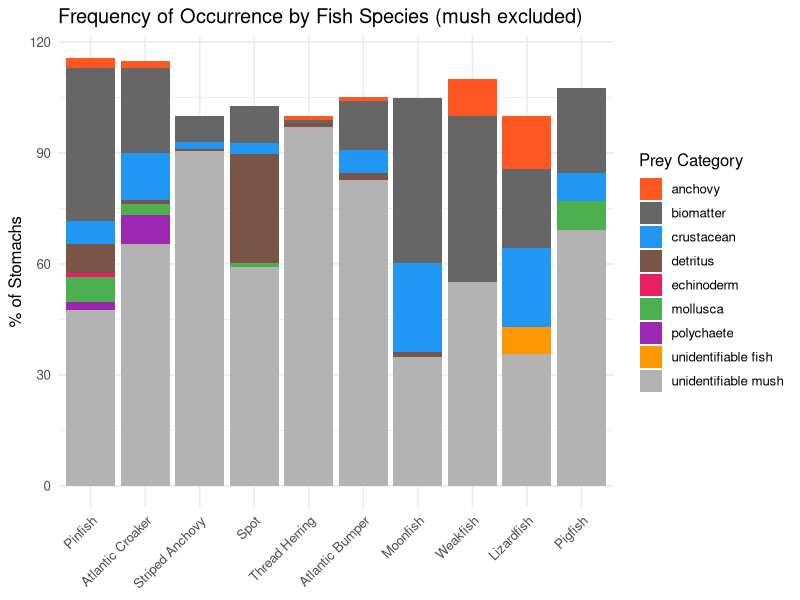
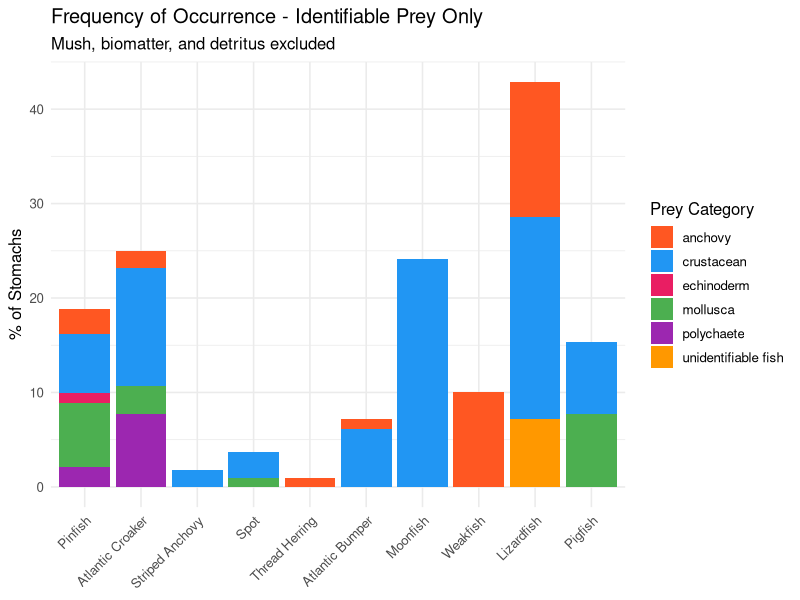
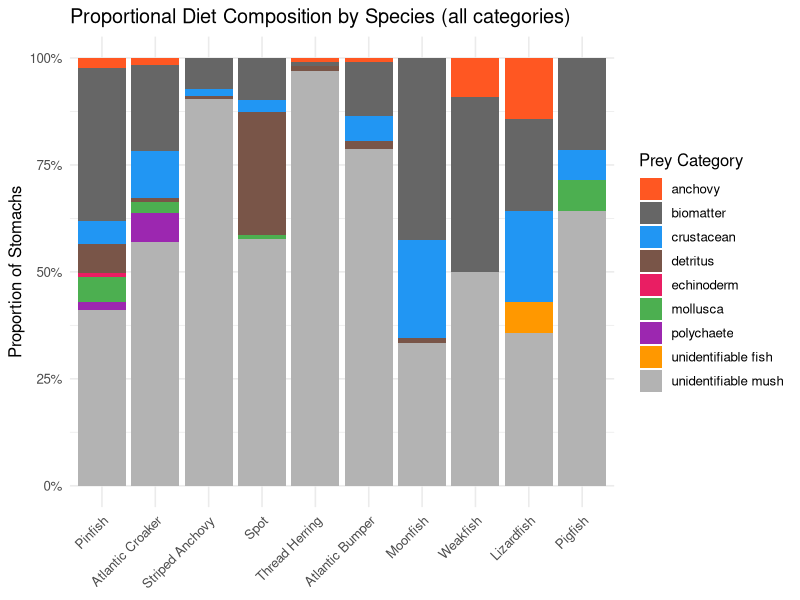
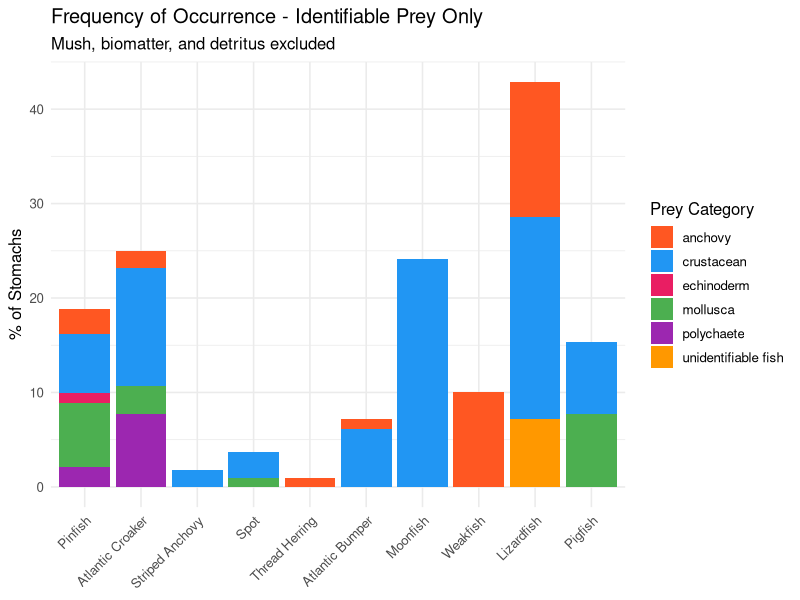
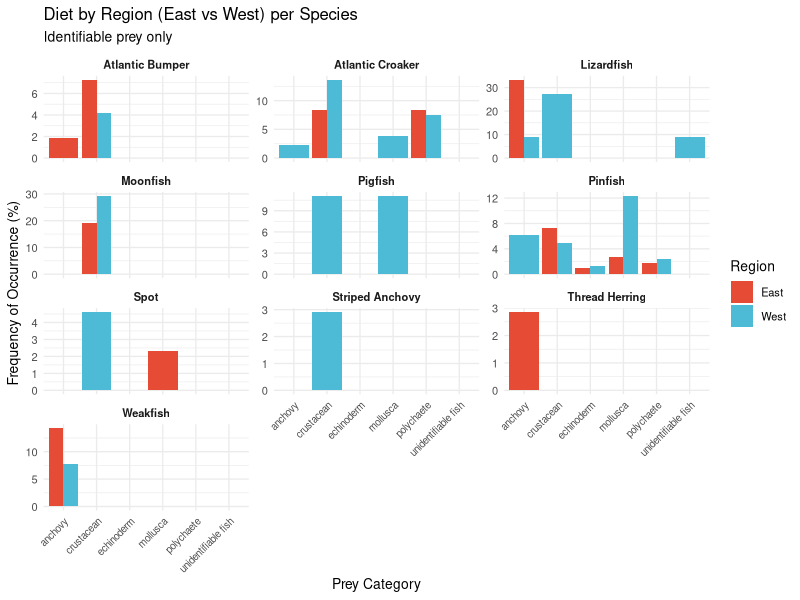
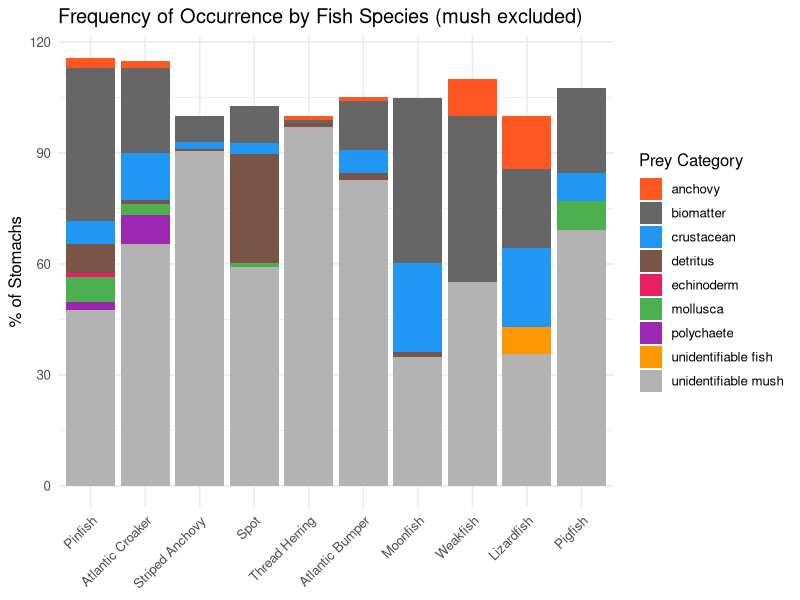
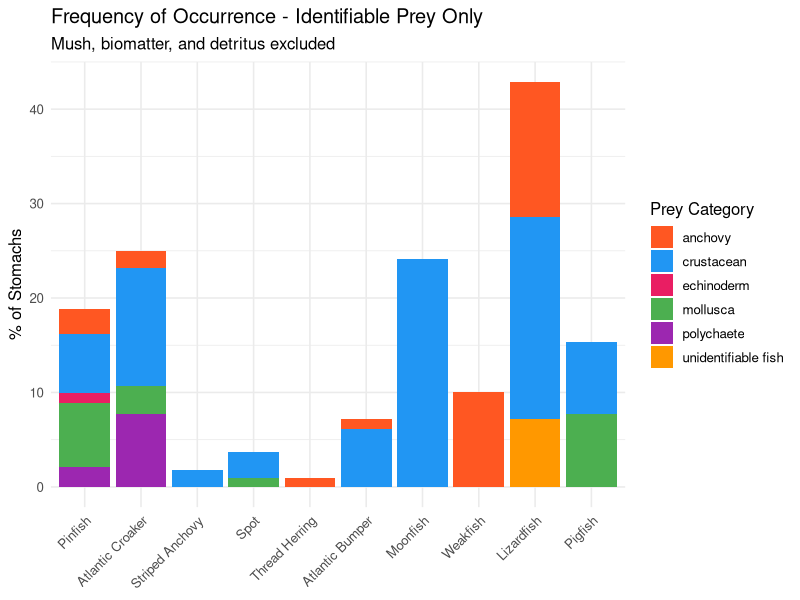
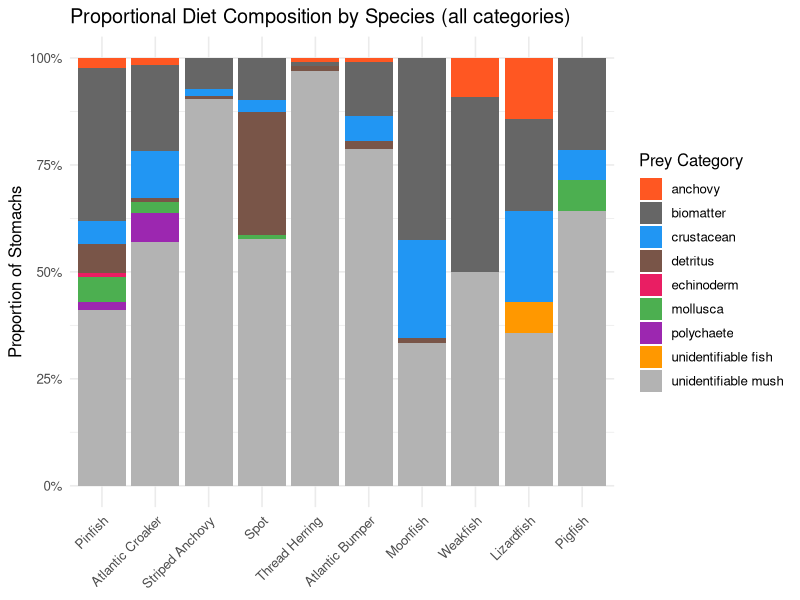

The R source for these figures, in order: (Note: this script raises an error after producing the figures.)
# ============================================================
# BOEM Gut Content Analysis
# ============================================================


# ------------------------------------------------------------
# upkeep
# ------------------------------------------------------------
library(tidyverse)


# ============================================================
# 1. load data
# ============================================================
df_raw <- read.csv("BOEM_GC_Analysis(Sheet1).csv")

glimpse(df_raw)
#bc my computer is being ridiculous 
df_raw$Fish.Species[df_raw$Fish.ID == "LIZ020"]   <- "Lizardfish"
df_raw$Fish.Species[df_raw$Fish.ID == "ATB046gc"]  <- "Atlantic Bumper"
df_raw$Fish.Species[df_raw$Fish.ID == "PIN 173"]   <- "Pinfish"


# ============================================================
# 2. data cleanin
# ============================================================
df <- df_raw %>%
  rename(
    project          = Project,
    dissection_date  = Disection.Date,
    dissector        = Name,
    fish_species     = Fish.Species,
    fish_id          = Fish.ID,
    stomach_id       = Stomach.ID,
    site             = Site,
    collection_date  = Collection.Date,
    prey_common_name = Prey.Common.Name,
    prey_wet_weight  = Prey.Wet.Weight..g.,
    prey_category    = Prey,
    n_prey           = X..Prey,
    prey_condition   = Prey.Conditions..1.5.,
    notes            = Notes
  )


# ============================================================
# 3. DROP ROWS WHERE PREY HASN'T BEEN ENTERED YET
#
# some rows have a blank Prey column because the data is still
# being updated. this removes them for now so they don't interfere
# with any analyses. check for: actual NA, empty string "",
# or whitespace-only strings like "  ".

# ============================================================
cat("Rows before removing blank prey:", nrow(df), "\n")

df <- df %>%
  mutate(
    # Trim whitespace first, then convert empty strings to NA
    prey_category = str_trim(prey_category),
    prey_category = na_if(prey_category, "")
  ) %>%
  # Now drop any row where prey_category is NA (blank/not entered)
  filter(!is.na(prey_category))

cat("Rows after removing blank prey: ", nrow(df), "\n")
cat("Rows dropped:                   ", nrow(df_raw) - nrow(df), "\n")


# ============================================================
# 4. handling multi-prey stomachs
#
# if a stomach contains multiple different prey items they
# are recorded as separate rows with the same fish_id but
# different stomach_id suffixes: gc1, gc2, gc3 etc.
# for example:
#   PIN082  PIN082gc1  shell
#   PIN082  PIN082gc2  anchovy
# These are both from the same individual fish PIN082.
#
# create a clean base_fish_id
# column that strips the gc1/gc2/gc3 suffix from stomach_id
# and just uses fish_id directly - this is already the unique
# individual identifier we need.
#
# The stomach_id column (gc1/gc2/gc3) just tells us it's a
# separate prey item from the same stomach - we keep it for
# reference but use fish_id for all grouping operations.
#
# ============================================================
df <- df %>%
  mutate(
    # fish_id is already the individual fish identifier
    # we just clean it up (trim whitespace) to be safe
    fish_id = str_trim(fish_id),
    
    # Create a clean individual ID by also stripping any
    # trailing numbers from stomach_id just in case
    # (e.g. "PIN082gc1" --> "PIN082gc", same individual as "PIN082gc2")
    stomach_id_base = str_remove(stomach_id, "[0-9]+$")
  )

# Verify: show an example of a multi-prey individual
# You should see the same fish_id appearing multiple times
df %>%
  filter(fish_id == "PIN082") %>%
  select(fish_id, stomach_id, stomach_id_base, prey_category)


# ============================================================
# 5. cleaning up weights 
#
# weight column contains mixed values:
#   "<0.1"  = below detection limit --> substitute 0.05
#             (half the detection limit, standard practice)
#   "<0.2"  = same logic            --> substitute 0.1
#   ">0.1"  = above threshold       --> substitute 0.1
#   "-"     = missing/not recorded  --> NA
#   numbers = actual measurements   --> keep as-is
#
# for now, i am using half the stated limit for all "<" values, e.g.:
#   <0.1 --> 0.05, <0.2 --> 0.1, <0.3 --> 0.15
# ============================================================
df <- df %>%
  mutate(
    weight_raw = str_trim(as.character(prey_wet_weight)),
    prey_wet_weight_g = case_when(
      # Strip "<" and divide by 2 (half the detection limit)
      str_detect(weight_raw, "^<")       ~ as.numeric(str_remove(weight_raw, "<")) / 2,
      # Strip ">" and use value as-is
      str_detect(weight_raw, "^>")       ~ as.numeric(str_remove(weight_raw, ">")),
      # Dashes = genuinely missing data
      weight_raw %in% c("-", " - ", "") ~ NA_real_,
      # Everything else: convert directly to numeric
      TRUE ~ suppressWarnings(as.numeric(weight_raw))
    )
  ) %>%
  select(-weight_raw)

# Sanity check "-"
df %>%
  filter(is.na(prey_wet_weight_g)) %>%
  count(prey_wet_weight)


# ============================================================
# 6. standardizing prey names (shouldve done this before but whatever)
#
# The Prey column has inconsistent naming due to:
#   - trailing spaces ("crustacean " vs "crustacean")
#   - typos ("crustcacean", "polycheate", "biomattter")
#   - multiple names for the same thing
#
# ============================================================
df <- df %>%
  mutate(
    prey_category_clean = str_trim(tolower(prey_category)),
    prey_category_clean = case_when(
      prey_category_clean %in% c("crustcacean", "crustcean", "crustacean based biomatter") ~ "crustacean",
      prey_category_clean %in% c("mollusc", "molusca", "squid (mollusca)")                ~ "mollusca",
      prey_category_clean %in% c("biomattter", "biomatter, very weird bone thing")        ~ "biomatter",
      prey_category_clean == "polycheate"                                                  ~ "polychaete",
      prey_category_clean == "detritus + maybe a shell"                                    ~ "detritus",
      prey_category_clean == "unidentifiable fish?"                                        ~ "unidentifiable fish",
      prey_category_clean == "striped anchovy"                                             ~ "anchovy",
      TRUE ~ prey_category_clean
    )
  )

# Verify - should now show only clean category names
df %>% count(prey_category_clean, sort = TRUE)

# ============================================================
# 7. more cleaning + remove nas 
#
# A few rows have "Not found" as the species - these are fish
# that couldn't be identified, so we remove them.
# ============================================================
df <- df %>%
  mutate(
    fish_species = str_trim(fish_species),
    fish_species = na_if(fish_species, "Not found")
  )

# Count NAs in key columns before dropping
df %>% summarise(
  na_species   = sum(is.na(fish_species)),
  na_weight    = sum(is.na(prey_wet_weight_g)),
  na_category  = sum(is.na(prey_category_clean)),
  na_site      = sum(is.na(site))
)

# Drop rows with unknown fish species
df_clean <- df %>%
  filter(!is.na(fish_species))

# Flag rows with/without valid weight
# We keep both - rows without weights still count for FOO
df_clean <- df_clean %>%
  mutate(has_weight = !is.na(prey_wet_weight_g))

cat("Total rows after cleaning:", nrow(df_clean), "\n")
cat("Rows with valid weights:  ", sum(df_clean$has_weight), "\n")
cat("Unique fish species:      ", n_distinct(df_clean$fish_species), "\n")
cat("Unique individual fish:   ", n_distinct(df_clean$fish_id), "\n")


# ============================================================
# 8. site codes
#
# Site codes are [E/W][I/O][1/2/3]:
#   
# ============================================================
df_clean <- df_clean %>%
  mutate(
    site     = str_trim(toupper(site)),
    region   = case_when(
      str_starts(site, "E") ~ "East",
      str_starts(site, "W") ~ "West",
      TRUE ~ NA_character_
    ),
    position = case_when(
      str_detect(site, "I") ~ "Inner",
      str_detect(site, "O") ~ "Outer",
      TRUE ~ NA_character_
    ),
    station  = str_extract(site, "[0-9]+")
  )


# ============================================================
# 9. FREQUENCY OF OCCURRENCE (FOO) - ALL PREY
#
# FOO = the % of individual fish stomachs containing each prey
# This is the most robust diet metric when weights are uncertain
#
# IMPORTANT: We group by fish_id (the individual fish), NOT
# stomach_id. This means if PIN082 had both shell (gc1) and
# anchovy (gc2), it counts as ONE stomach that contained BOTH
# shell and anchovy - which is correct.
#
# How the calculation works:
#   1. For each fish_id, collect all unique prey categories
#   2. Count how many fish had each prey category
#   3. Divide by total fish per species x 100
# ============================================================
# Total stomachs per species (denominator for FOO)
n_stomachs <- df_clean %>%
  group_by(fish_species) %>%
  summarise(n_stomachs_total = n_distinct(fish_id), .groups = "drop")

foo <- df_clean %>%
  filter(!is.na(prey_category_clean)) %>%
  # Group by INDIVIDUAL FISH (fish_id) to handle multi-prey stomachs correctly
  group_by(fish_species, fish_id) %>%
  # For each fish, get the unique set of prey categories found
  summarise(prey_cats = list(unique(prey_category_clean)), .groups = "drop") %>%
  # Expand back out so each prey category is its own row
  unnest(prey_cats) %>%
  # Count how many fish per species had each prey category
  group_by(fish_species, prey_cats) %>%
  summarise(n_stomachs_with_prey = n(), .groups = "drop") %>%
  left_join(n_stomachs, by = "fish_species") %>%
  mutate(FOO_percent = (n_stomachs_with_prey / n_stomachs_total) * 100) %>%
  arrange(fish_species, desc(FOO_percent))

print(foo, n = 60, width = Inf)


# ============================================================
# 10. FOO - IDENTIFIABLE PREY ONLY
#
# Same as above but excluding:
#   - Unidentifiable Mush (too degraded)
#   - Biomatter           (too degraded)
#   - Detritus            (non-prey material like sand/sediment)
#
# The denominator stays as ALL stomachs so percentages are
# still directly comparable across species.
# ============================================================
unidentifiable <- c("unidentifiable mush", "biomatter", "detritus")

foo_id <- df_clean %>%
  filter(
    !is.na(prey_category_clean),
    !prey_category_clean %in% unidentifiable
  ) %>%
  group_by(fish_species, fish_id) %>%
  summarise(prey_cats = list(unique(prey_category_clean)), .groups = "drop") %>%
  unnest(prey_cats) %>%
  group_by(fish_species, prey_cats) %>%
  summarise(n_stomachs_with_prey = n(), .groups = "drop") %>%
  # Still use FULL stomach count as denominator
  left_join(n_stomachs, by = "fish_species") %>%
  mutate(FOO_percent = (n_stomachs_with_prey / n_stomachs_total) * 100) %>%
  arrange(fish_species, desc(FOO_percent))

cat("\n--- FOO: Identifiable Prey Only ---\n")
print(foo_id, n = 60, width = Inf)


# ============================================================
# 11. PREY WEIGHT SUMMARY BY SPECIES + CATEGORY
# ============================================================
weight_summary <- df_clean %>%
  filter(has_weight, !is.na(prey_category_clean)) %>%
  group_by(fish_species, prey_category_clean) %>%
  summarise(
    mean_weight_g   = mean(prey_wet_weight_g, na.rm = TRUE),
    median_weight_g = median(prey_wet_weight_g, na.rm = TRUE),
    total_weight_g  = sum(prey_wet_weight_g, na.rm = TRUE),
    n               = n(),
    .groups = "drop"
  ) %>%
  arrange(fish_species, desc(total_weight_g))

print(weight_summary, n = 60, width = Inf)


# ============================================================
# 12. PLOTS
# ============================================================

prey_colors <- c(
  "unidentifiable mush" = "grey70",
  "biomatter"           = "grey40",
  "crustacean"          = "#2196F3",
  "anchovy"             = "#FF5722",
  "unidentifiable fish" = "#FF9800",
  "polychaete"          = "#9C27B0",
  "mollusca"            = "#4CAF50",
  "detritus"            = "#795548",
  "echinoderm"          = "#E91E63"
)

# --- Plot 1: FOO stacked bar - mush excluded ---
p1 <- foo %>%
  filter(prey_cats != "Unidentifiable Mush") %>%
  ggplot(aes(
    x    = reorder(fish_species, -n_stomachs_total),
    y    = FOO_percent,
    fill = prey_cats
  )) +
  geom_bar(stat = "identity", position = "stack") +
  scale_fill_manual(values = prey_colors) +
  labs(
    title = "Frequency of Occurrence by Fish Species (mush excluded)",
    x     = NULL, y = "% of Stomachs", fill = "Prey Category"
  ) +
  theme_minimal(base_size = 12) +
  theme(axis.text.x = element_text(angle = 45, hjust = 1))

print(p1)
ggsave("FOO_by_species.png", p1, width = 11, height = 6, dpi = 300)


# --- Plot 2: Identifiable prey only FOO ---
p2 <- foo_id %>%
  ggplot(aes(
    x    = reorder(fish_species, -n_stomachs_total),
    y    = FOO_percent,
    fill = prey_cats
  )) +
  geom_bar(stat = "identity", position = "stack") +
  scale_fill_manual(values = prey_colors) +
  labs(
    title    = "Frequency of Occurrence - Identifiable Prey Only",
    subtitle = "Mush, biomatter, and detritus excluded",
    x = NULL, y = "% of Stomachs", fill = "Prey Category"
  ) +
  theme_minimal(base_size = 12) +
  theme(axis.text.x = element_text(angle = 45, hjust = 1))

print(p2)
ggsave("FOO_identifiable_only.png", p2, width = 11, height = 6, dpi = 300)


# --- Plot 3: Proportional diet composition - all categories ---
# Recalculate proportions properly by dividing each species' FOO by its total
p3 <- foo %>%
  group_by(fish_species) %>%
  mutate(prop = FOO_percent / sum(FOO_percent)) %>%
  ungroup() %>%
  ggplot(aes(
    x    = reorder(fish_species, -n_stomachs_total),
    y    = prop,
    fill = prey_cats
  )) +
  geom_bar(stat = "identity", position = "stack") +
  scale_fill_manual(values = prey_colors) +
  scale_y_continuous(labels = scales::percent) +
  labs(
    title = "Proportional Diet Composition by Species (all categories)",
    x = NULL, y = "Proportion of Stomachs", fill = "Prey Category"
  ) +
  theme_minimal(base_size = 12) +
  theme(axis.text.x = element_text(angle = 45, hjust = 1))

print(p3)
ggsave("diet_composition_proportional.png", p3, width = 11, height = 6, dpi = 300)


# --- Plot 4: Identifiable prey FOO - stacked bar with actual % values ---
p4_id <- foo_id %>%
  ggplot(aes(
    x    = reorder(fish_species, -n_stomachs_total),
    y    = FOO_percent,
    fill = prey_cats
  )) +
  geom_bar(stat = "identity", position = "stack") +
  scale_fill_manual(values = prey_colors) +
  labs(
    title    = "Frequency of Occurrence - Identifiable Prey Only",
    subtitle = "Mush, biomatter, and detritus excluded",
    x = NULL, y = "% of Stomachs", fill = "Prey Category"
  ) +
  theme_minimal(base_size = 12) +
  theme(axis.text.x = element_text(angle = 45, hjust = 1))

print(p4_id)
ggsave("FOO_identifiable_only.png", p4_id, width = 11, height = 6, dpi = 300)


# --- Plot 5: FOO by East vs West region ---
# facet_wrap() makes a separate panel per species
foo_region <- df_clean %>%
  filter(!is.na(region), !is.na(prey_category_clean)) %>%
  group_by(fish_species, region, fish_id) %>%
  summarise(prey_cats = list(unique(prey_category_clean)), .groups = "drop") %>%
  unnest(prey_cats) %>%
  group_by(fish_species, region, prey_cats) %>%
  summarise(n_with = n(), .groups = "drop") %>%
  left_join(
    df_clean %>%
      filter(!is.na(region)) %>%
      group_by(fish_species, region) %>%
      summarise(n_total = n_distinct(fish_id), .groups = "drop"),
    by = c("fish_species", "region")
  ) %>%
  mutate(FOO = (n_with / n_total) * 100)

p5 <- foo_region %>%
  filter(!prey_cats %in% unidentifiable) %>%
  ggplot(aes(x = prey_cats, y = FOO, fill = region)) +
  geom_bar(stat = "identity", position = "dodge") +
  facet_wrap(~fish_species, scales = "free_y", ncol = 3) +
  scale_fill_manual(values = c("East" = "#E64B35", "West" = "#4DBBD5")) +
  labs(
    title    = "Diet by Region (East vs West) per Species",
    subtitle = "Identifiable prey only",
    x = "Prey Category", y = "Frequency of Occurrence (%)", fill = "Region"
  ) +
  theme_minimal(base_size = 10) +
  theme(
    axis.text.x = element_text(angle = 45, hjust = 1, size = 7),
    strip.text  = element_text(face = "bold")
  )

print(p5)
ggsave("diet_by_region.png", p5, width = 14, height = 10, dpi = 300)


# ============================================================
# 13. EXPORT
# ============================================================
write_csv(df_clean,       "boem_gut_content_cleaned.csv")
write_csv(foo,            "FOO_summary.csv")
write_csv(foo_id,         "FOO_identifiable_only.csv")
write_csv(weight_summary, "weight_summary.csv")

cat("\nDone! Output files written to working directory.\n")


# install if needed
install.packages("vegan")
library(vegan)

# Build a species matrix - one row per fish, one column per prey category
# values = FOO (1 if that prey was present in that stomach, 0 if not)
prey_matrix <- df_clean %>%
  filter(!is.na(prey_category_clean)) %>%
  mutate(present = 1) %>%
  distinct(fish_id, fish_species, region, prey_category_clean, .keep_all = TRUE) %>%
  pivot_wider(
    id_cols     = c(fish_id, fish_species, region),
    names_from  = prey_category_clean,
    values_from = present,
    values_fill = 0
  )

# Pull out just the prey columns
prey_cols <- prey_matrix %>%
  select(-fish_id, -fish_species, -region)

# PERMANOVA: does diet differ by species?
adonis2(prey_cols ~ fish_species, data = prey_matrix, permutations = 999)

# PERMANOVA: does diet differ by region (East vs West)?
adonis2(prey_cols ~ region, data = prey_matrix %>% filter(!is.na(region)), 
        permutations = 999)
# Get NMDS scores and add species/region back
nmds_scores <- as.data.frame(scores(nmds, display = "sites"))

# Bind with the metadata columns from prey_matrix
nmds_df <- bind_cols(
  nmds_scores,
  prey_matrix %>% select(fish_species, region)
)

# Plot
ggplot(nmds_df, aes(x = NMDS1, y = NMDS2, color = fish_species)) +
  geom_point(size = 2, alpha = 0.7) +
  annotate("text", x = Inf, y = Inf, 
           label = paste("Stress =", round(nmds$stress, 3)),
           hjust = 1.1, vjust = 1.5, size = 3.5) +
  labs(title = "NMDS of Diet Composition by Species",
       color = "Species") +
  theme_minimal()
